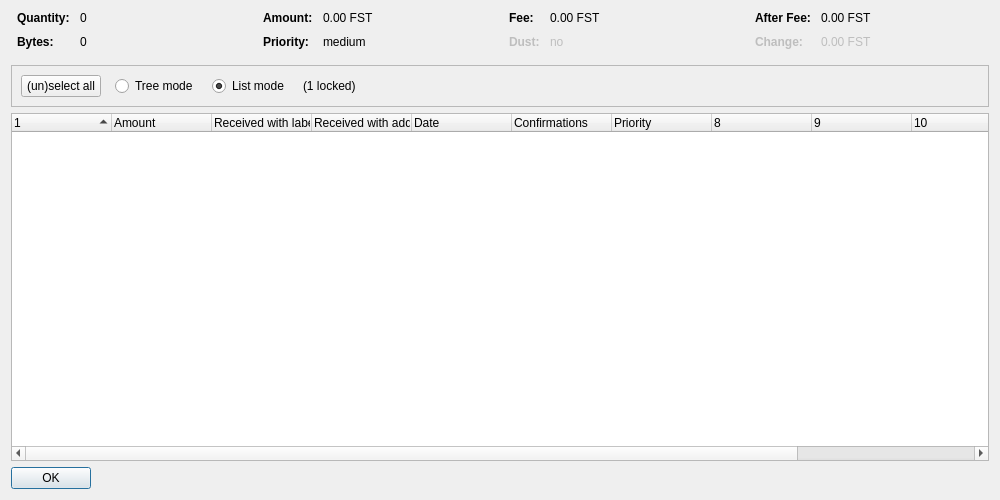
<?xml version="1.0" encoding="UTF-8"?>
<ui version="4.0">
 <class>CoinControlDialog</class>
 <widget class="QDialog" name="CoinControlDialog">
  <property name="geometry">
   <rect>
    <x>0</x>
    <y>0</y>
    <width>1000</width>
    <height>500</height>
   </rect>
  </property>
  <property name="windowTitle">
   <string>Coin Selection</string>
  </property>
  <layout class="QVBoxLayout" name="verticalLayout">
   <item>
    <layout class="QHBoxLayout" name="horizontalLayoutTop" stretch="0,0,0,0">
     <property name="topMargin">
      <number>0</number>
     </property>
     <property name="bottomMargin">
      <number>10</number>
     </property>
     <item>
      <layout class="QFormLayout" name="formLayoutCoinControl1">
       <property name="horizontalSpacing">
        <number>10</number>
       </property>
       <property name="verticalSpacing">
        <number>10</number>
       </property>
       <property name="leftMargin">
        <number>6</number>
       </property>
       <property name="rightMargin">
        <number>6</number>
       </property>
       <item row="0" column="0">
        <widget class="QLabel" name="labelCoinControlQuantityText">
         <property name="font">
          <font>
           <weight>75</weight>
           <bold>true</bold>
          </font>
         </property>
         <property name="text">
          <string>Quantity:</string>
         </property>
        </widget>
       </item>
       <item row="0" column="1">
        <widget class="QLabel" name="labelCoinControlQuantity">
         <property name="cursor">
          <cursorShape>IBeamCursor</cursorShape>
         </property>
         <property name="contextMenuPolicy">
          <enum>Qt::ActionsContextMenu</enum>
         </property>
         <property name="text">
          <string notr="true">0</string>
         </property>
         <property name="textInteractionFlags">
          <set>Qt::LinksAccessibleByMouse|Qt::TextSelectableByKeyboard|Qt::TextSelectableByMouse</set>
         </property>
        </widget>
       </item>
       <item row="1" column="0">
        <widget class="QLabel" name="labelCoinControlBytesText">
         <property name="font">
          <font>
           <weight>75</weight>
           <bold>true</bold>
          </font>
         </property>
         <property name="text">
          <string>Bytes:</string>
         </property>
        </widget>
       </item>
       <item row="1" column="1">
        <widget class="QLabel" name="labelCoinControlBytes">
         <property name="cursor">
          <cursorShape>IBeamCursor</cursorShape>
         </property>
         <property name="contextMenuPolicy">
          <enum>Qt::ActionsContextMenu</enum>
         </property>
         <property name="text">
          <string notr="true">0</string>
         </property>
         <property name="textInteractionFlags">
          <set>Qt::LinksAccessibleByMouse|Qt::TextSelectableByKeyboard|Qt::TextSelectableByMouse</set>
         </property>
        </widget>
       </item>
      </layout>
     </item>
     <item>
      <layout class="QFormLayout" name="formLayoutCoinControl2">
       <property name="horizontalSpacing">
        <number>10</number>
       </property>
       <property name="verticalSpacing">
        <number>10</number>
       </property>
       <property name="leftMargin">
        <number>6</number>
       </property>
       <property name="rightMargin">
        <number>6</number>
       </property>
       <item row="0" column="0">
        <widget class="QLabel" name="labelCoinControlAmountText">
         <property name="font">
          <font>
           <weight>75</weight>
           <bold>true</bold>
          </font>
         </property>
         <property name="text">
          <string>Amount:</string>
         </property>
        </widget>
       </item>
       <item row="0" column="1">
        <widget class="QLabel" name="labelCoinControlAmount">
         <property name="cursor">
          <cursorShape>IBeamCursor</cursorShape>
         </property>
         <property name="contextMenuPolicy">
          <enum>Qt::ActionsContextMenu</enum>
         </property>
         <property name="text">
          <string notr="true">0.00 FST</string>
         </property>
         <property name="textInteractionFlags">
          <set>Qt::LinksAccessibleByMouse|Qt::TextSelectableByKeyboard|Qt::TextSelectableByMouse</set>
         </property>
        </widget>
       </item>
       <item row="1" column="0">
        <widget class="QLabel" name="labelCoinControlPriorityText">
         <property name="font">
          <font>
           <weight>75</weight>
           <bold>true</bold>
          </font>
         </property>
         <property name="text">
          <string>Priority:</string>
         </property>
        </widget>
       </item>
       <item row="1" column="1">
        <widget class="QLabel" name="labelCoinControlPriority">
         <property name="cursor">
          <cursorShape>IBeamCursor</cursorShape>
         </property>
         <property name="contextMenuPolicy">
          <enum>Qt::ActionsContextMenu</enum>
         </property>
         <property name="text">
          <string notr="true">medium</string>
         </property>
         <property name="textInteractionFlags">
          <set>Qt::LinksAccessibleByMouse|Qt::TextSelectableByKeyboard|Qt::TextSelectableByMouse</set>
         </property>
        </widget>
       </item>
      </layout>
     </item>
     <item>
      <layout class="QFormLayout" name="formLayoutCoinControl3">
       <property name="horizontalSpacing">
        <number>10</number>
       </property>
       <property name="verticalSpacing">
        <number>10</number>
       </property>
       <property name="leftMargin">
        <number>6</number>
       </property>
       <property name="rightMargin">
        <number>6</number>
       </property>
       <item row="0" column="0">
        <widget class="QLabel" name="labelCoinControlFeeText">
         <property name="font">
          <font>
           <weight>75</weight>
           <bold>true</bold>
          </font>
         </property>
         <property name="text">
          <string>Fee:</string>
         </property>
        </widget>
       </item>
       <item row="0" column="1">
        <widget class="QLabel" name="labelCoinControlFee">
         <property name="cursor">
          <cursorShape>IBeamCursor</cursorShape>
         </property>
         <property name="contextMenuPolicy">
          <enum>Qt::ActionsContextMenu</enum>
         </property>
         <property name="text">
          <string notr="true">0.00 FST</string>
         </property>
         <property name="textInteractionFlags">
          <set>Qt::LinksAccessibleByMouse|Qt::TextSelectableByKeyboard|Qt::TextSelectableByMouse</set>
         </property>
        </widget>
       </item>
       <item row="1" column="0">
        <widget class="QLabel" name="labelCoinControlLowOutputText">
         <property name="enabled">
          <bool>false</bool>
         </property>
         <property name="font">
          <font>
           <weight>75</weight>
           <bold>true</bold>
          </font>
         </property>
         <property name="text">
          <string>Dust:</string>
         </property>
        </widget>
       </item>
       <item row="1" column="1">
        <widget class="QLabel" name="labelCoinControlLowOutput">
         <property name="enabled">
          <bool>false</bool>
         </property>
         <property name="cursor">
          <cursorShape>IBeamCursor</cursorShape>
         </property>
         <property name="contextMenuPolicy">
          <enum>Qt::ActionsContextMenu</enum>
         </property>
         <property name="text">
          <string notr="true">no</string>
         </property>
         <property name="textInteractionFlags">
          <set>Qt::LinksAccessibleByMouse|Qt::TextSelectableByKeyboard|Qt::TextSelectableByMouse</set>
         </property>
        </widget>
       </item>
      </layout>
     </item>
     <item>
      <layout class="QFormLayout" name="formLayoutCoinControl4">
       <property name="horizontalSpacing">
        <number>10</number>
       </property>
       <property name="verticalSpacing">
        <number>10</number>
       </property>
       <property name="leftMargin">
        <number>6</number>
       </property>
       <property name="rightMargin">
        <number>6</number>
       </property>
       <item row="0" column="0">
        <widget class="QLabel" name="labelCoinControlAfterFeeText">
         <property name="font">
          <font>
           <weight>75</weight>
           <bold>true</bold>
          </font>
         </property>
         <property name="text">
          <string>After Fee:</string>
         </property>
        </widget>
       </item>
       <item row="0" column="1">
        <widget class="QLabel" name="labelCoinControlAfterFee">
         <property name="cursor">
          <cursorShape>IBeamCursor</cursorShape>
         </property>
         <property name="contextMenuPolicy">
          <enum>Qt::ActionsContextMenu</enum>
         </property>
         <property name="text">
          <string notr="true">0.00 FST</string>
         </property>
         <property name="textInteractionFlags">
          <set>Qt::LinksAccessibleByMouse|Qt::TextSelectableByKeyboard|Qt::TextSelectableByMouse</set>
         </property>
        </widget>
       </item>
       <item row="1" column="0">
        <widget class="QLabel" name="labelCoinControlChangeText">
         <property name="enabled">
          <bool>false</bool>
         </property>
         <property name="font">
          <font>
           <weight>75</weight>
           <bold>true</bold>
          </font>
         </property>
         <property name="text">
          <string>Change:</string>
         </property>
        </widget>
       </item>
       <item row="1" column="1">
        <widget class="QLabel" name="labelCoinControlChange">
         <property name="enabled">
          <bool>false</bool>
         </property>
         <property name="cursor">
          <cursorShape>IBeamCursor</cursorShape>
         </property>
         <property name="contextMenuPolicy">
          <enum>Qt::ActionsContextMenu</enum>
         </property>
         <property name="text">
          <string notr="true">0.00 FST</string>
         </property>
         <property name="textInteractionFlags">
          <set>Qt::LinksAccessibleByMouse|Qt::TextSelectableByKeyboard|Qt::TextSelectableByMouse</set>
         </property>
        </widget>
       </item>
      </layout>
     </item>
    </layout>
   </item>
   <item>
    <widget class="QFrame" name="frame">
     <property name="minimumSize">
      <size>
       <width>0</width>
       <height>40</height>
      </size>
     </property>
     <property name="frameShape">
      <enum>QFrame::StyledPanel</enum>
     </property>
     <property name="frameShadow">
      <enum>QFrame::Sunken</enum>
     </property>
     <layout class="QHBoxLayout" name="horizontalLayout">
      <item>
       <layout class="QHBoxLayout" name="horizontalLayoutPanel" stretch="0,0,0,0,0">
        <property name="spacing">
         <number>14</number>
        </property>
        <item>
         <widget class="QPushButton" name="pushButtonSelectAll">
          <property name="sizePolicy">
           <sizepolicy hsizetype="Maximum" vsizetype="Fixed">
            <horstretch>0</horstretch>
            <verstretch>0</verstretch>
           </sizepolicy>
          </property>
          <property name="text">
           <string>(un)select all</string>
          </property>
          <property name="autoDefault">
           <bool>false</bool>
          </property>
         </widget>
        </item>
        <item>
         <widget class="QRadioButton" name="radioTreeMode">
          <property name="sizePolicy">
           <sizepolicy hsizetype="Maximum" vsizetype="Fixed">
            <horstretch>0</horstretch>
            <verstretch>0</verstretch>
           </sizepolicy>
          </property>
          <property name="text">
           <string>Tree mode</string>
          </property>
         </widget>
        </item>
        <item>
         <widget class="QRadioButton" name="radioListMode">
          <property name="sizePolicy">
           <sizepolicy hsizetype="Maximum" vsizetype="Fixed">
            <horstretch>0</horstretch>
            <verstretch>0</verstretch>
           </sizepolicy>
          </property>
          <property name="text">
           <string>List mode</string>
          </property>
          <property name="checked">
           <bool>true</bool>
          </property>
         </widget>
        </item>
        <item>
         <widget class="QLabel" name="labelLocked">
          <property name="text">
           <string notr="true">(1 locked)</string>
          </property>
         </widget>
        </item>
        <item>
         <spacer name="horizontalSpacer">
          <property name="orientation">
           <enum>Qt::Horizontal</enum>
          </property>
          <property name="sizeHint" stdset="0">
           <size>
            <width>40</width>
            <height>20</height>
           </size>
          </property>
         </spacer>
        </item>
       </layout>
      </item>
     </layout>
    </widget>
   </item>
   <item>
    <widget class="CoinControlTreeWidget" name="treeWidget">
     <property name="contextMenuPolicy">
      <enum>Qt::CustomContextMenu</enum>
     </property>
     <property name="sortingEnabled">
      <bool>false</bool>
     </property>
     <property name="columnCount">
      <number>12</number>
     </property>
     <attribute name="headerShowSortIndicator" stdset="0">
      <bool>true</bool>
     </attribute>
     <attribute name="headerStretchLastSection">
      <bool>false</bool>
     </attribute>
     <column>
      <property name="text">
       <string/>
      </property>
     </column>
     <column>
      <property name="text">
       <string>Amount</string>
      </property>
     </column>
     <column>
      <property name="text">
       <string>Received with label</string>
      </property>
     </column>
     <column>
      <property name="text">
       <string>Received with address</string>
      </property>
     </column>
     <column>
      <property name="text">
       <string>Date</string>
      </property>
     </column>
     <column>
      <property name="text">
       <string>Confirmations</string>
      </property>
      <property name="toolTip">
       <string>Confirmed</string>
      </property>
     </column>
     <column>
      <property name="text">
       <string>Priority</string>
      </property>
     </column>
     <column>
      <property name="text">
       <string/>
      </property>
     </column>
     <column>
      <property name="text">
       <string/>
      </property>
     </column>
     <column>
      <property name="text">
       <string/>
      </property>
     </column>
     <column>
      <property name="text">
       <string/>
      </property>
     </column>
     <column>
      <property name="text">
       <string/>
      </property>
     </column>
    </widget>
   </item>
   <item>
    <widget class="QDialogButtonBox" name="buttonBox">
     <property name="sizePolicy">
      <sizepolicy hsizetype="Maximum" vsizetype="Fixed">
       <horstretch>0</horstretch>
       <verstretch>0</verstretch>
      </sizepolicy>
     </property>
     <property name="orientation">
      <enum>Qt::Horizontal</enum>
     </property>
     <property name="standardButtons">
      <set>QDialogButtonBox::Ok</set>
     </property>
    </widget>
   </item>
  </layout>
 </widget>
 <customwidgets>
  <customwidget>
   <class>CoinControlTreeWidget</class>
   <extends>QTreeWidget</extends>
   <header>coincontroltreewidget.h</header>
  </customwidget>
 </customwidgets>
 <resources/>
 <connections/>
</ui>
